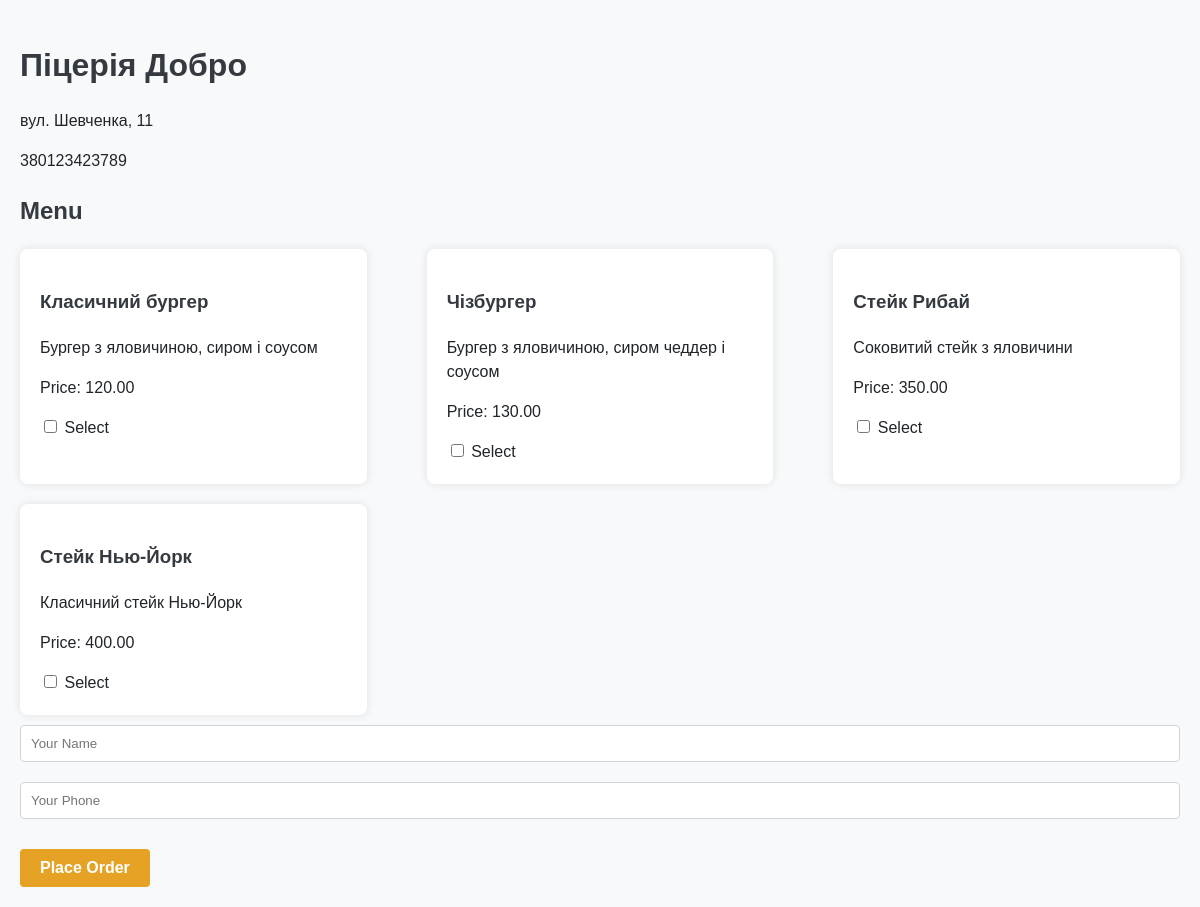
Screenshot of /restaurant.php?id=2 with the database file from the repository.
### tables this page shows
CREATE TABLE `Stores` (
  `id` int NOT NULL,
  `name` varchar(255) NOT NULL,
  `address` varchar(255) NOT NULL,
  `phone_number` varchar(15) NOT NULL,
  `email` varchar(255) DEFAULT NULL
);

CREATE TABLE `Menu` (
  `id` int NOT NULL,
  `store_id` int DEFAULT NULL,
  `name` varchar(255) NOT NULL,
  `price` decimal(10,2) NOT NULL,
  `description` text
);

### restaurant.php (the view, shortened to what this page needs)
<?php include 'db.php'; ?>
<!DOCTYPE html>
<html lang="en">
<head>
    <link rel="stylesheet" href="styles.css">
</head>
<body>
    <?php
    $store_id = isset($_GET['id']) ? intval($_GET['id']) : 0;
    if ($store_id > 0) {
        $store_id = $conn->real_escape_string($store_id);
        $sql = "SELECT * FROM Stores WHERE id=$store_id";
        $result = $conn->query($sql);
        $store = $result->fetch_assoc();
    }
    ?>
    <?php if (isset($store)): ?>
        <h1><?php echo htmlspecialchars($store['name']); ?></h1>
        <p><?php echo htmlspecialchars($store['address']); ?></p>
        <p><?php echo htmlspecialchars($store['phone_number']); ?></p>
        <h2>Menu</h2>
        <form action="order.php" method="post">
            <div class="menu-items">
                <?php
                $sql = "SELECT * FROM Menu WHERE store_id=$store_id";
                $result = $conn->query($sql);
                if ($result->num_rows > 0) {
                    while($row = $result->fetch_assoc()) {
                        echo "<div class='menu-item'>
                                <h3>" . htmlspecialchars($row["name"]) . "</h3>
                                <p>" . htmlspecialchars($row["description"]) . "</p>
                                <p>Price: " . htmlspecialchars($row["price"]) . "</p>
                                <input type='checkbox' name='menu_items[]' value='" . intval($row["id"]) . "'> Select
                              </div>";
                    }
                } else {
                    echo "0 results";
                }
                ?>
            </div>
            <input type="text" name="customer_name" placeholder="Your Name" required>
            <input type="text" name="customer_phone" placeholder="Your Phone" required>
            <input type="submit" value="Place Order">
        </form>
    <?php else: ?>
        <p>Store not found or invalid ID.</p>
    <?php endif; ?>
</body>
</html>

### styles.css (style rules this page uses)
body { font-family: Arial, sans-serif; margin: 0; padding: 20px; background-color: #f8f9fa; color: #212529; line-height: 1.5; }
h1, h2, h3 { color: #343a40; margin-bottom: 20px; }
.restaurants, .menu-items, table { margin: 0 auto; max-width: 1200px; display: flex; flex-wrap: wrap; gap: 20px; justify-content: space-between; }
.restaurant, .menu-item { background-color: #fff; padding: 20px; border-radius: 8px; box-shadow: 0 0 10px rgba(0, 0, 0, 0.1); width: calc(33.333% - 40px); box-sizing: border-box; transition: transform 0.2s ease, box-shadow 0.2s ease; }
button, input[type="submit"] { display: inline-block; padding: 10px 20px; font-size: 16px; font-weight: bold; color: #fff; background-color: #e6a224; border: none; border-radius: 4px; cursor: pointer; transition: background-color 0.3s ease; }
form input[type="text"], form input[type="number"], form select { width: 100%; padding: 10px; margin: 10px 0; border: 1px solid #ced4da; border-radius: 4px; box-sizing: border-box; }
form input[type="submit"] { width: auto; margin-top: 20px; }

### rows the page displays
stores: name "Піцерія Добро", address "вул. Шевченка, 11", phone_number "380123423789"
menu: name "Класичний бургер", description "Бургер з яловичиною, сиром і соусом", price "120.00"
menu: name "Чізбургер", description "Бургер з яловичиною, сиром чеддер і соусом", price "130.00"
menu: name "Стейк Рибай", description "Соковитий стейк з яловичини", price "350.00"
menu: name "Стейк Нью-Йорк", description "Класичний стейк Нью-Йорк", price "400.00"
